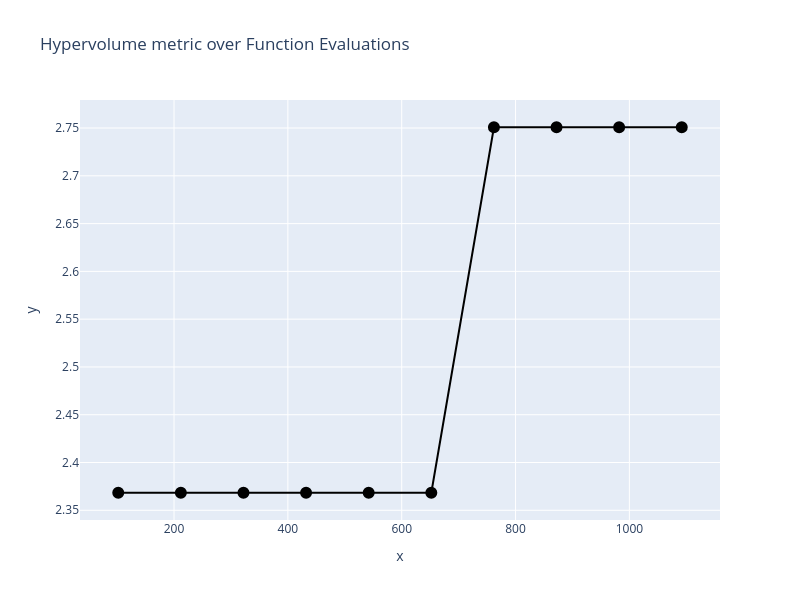

The notebook cell saved with this chart:
### Markdown cell above
## Hypervolume plot

### Code cell
n_evals = [] 
for algo in res.history:
    # store the number of function evaluations
    n_evals.append(algo.evaluator.n_eval)

metric = Hypervolume(ref_point= np.array([0.1, 0.1]),
                     norm_ref_point=False,
                     zero_to_one=False)

hv = [metric.do(_F) for _F in F_hist]

fig = px.scatter(x=n_evals,
                 y=hv,
                 title='Hypervolume metric over Function Evaluations',
                 template='plotly',
                 width=800,
                 height=600
                 )

fig.update_traces(
    mode='lines+markers',
    marker=dict(
        size=10,
        color='black',
        line=dict(
            width=2,
            color='black'
        )
    )
)

fig.show()

### Figure 1 — Plotly figure (JSON) as saved in the notebook; plotly's stock layout.template omitted (floating-point values rounded to 4 significant figures)
{"data": [{"hovertemplate": "x=%{x}<br>y=%{y}<extra></extra>", "legendgroup": "", "marker": {"color": "black", "line": {"color": "black", "width": 2}, "size": 10, "symbol": "circle"}, "mode": "lines+markers", "name": "", "orientation": "v", "showlegend": false, "type": "scatter", "x": [102, 212, 322, 432, 542, 652, 762, 872, 982, 1092], "xaxis": "x", "y": [2.368, 2.368, 2.368, 2.368, 2.368, 2.368, 2.751, 2.751, 2.751, 2.751], "yaxis": "y"}], "layout": {"height": 600, "legend": {"tracegroupgap": 0}, "title": {"text": "Hypervolume metric over Function Evaluations"}, "width": 800, "xaxis": {"anchor": "y", "domain": [0, 1], "title": {"text": "x"}}, "yaxis": {"anchor": "x", "domain": [0, 1], "title": {"text": "y"}}}}
